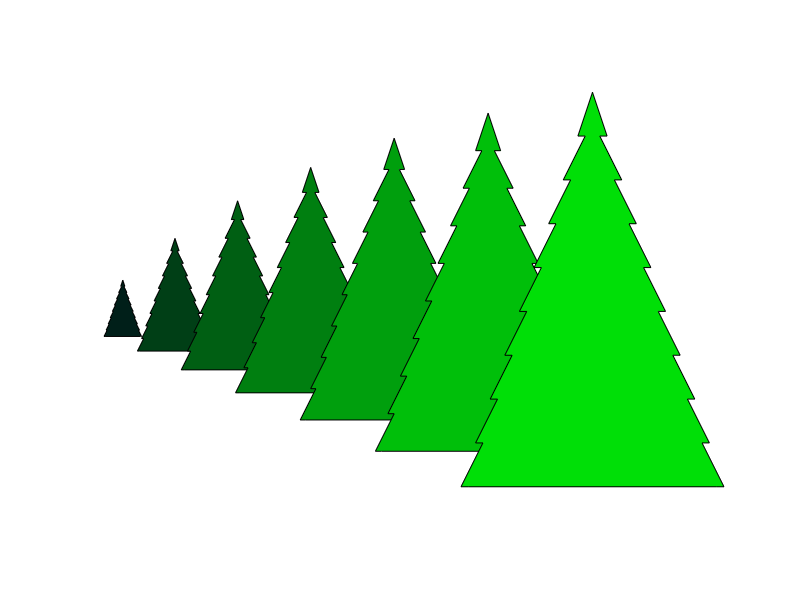

This figure's MATLAB source:
% Charykov Danila #25 task 
green = 31;
blue = 25;
red = 0;
for i = 1:7 %кол-во ёлок
% Первый - красный; Второй - зеленый; Третий - синий
c = [red/255 green/255 blue/255];
C = colormap(c);

x = [0:2:18; 0 1:2:17];
y = [20:-2:1; 20:-2:1]*3;
x = [-fliplr(x(:)') x(:)'];
y = [fliplr(y(:)') y(:)'];

for j = 1:length(x)
    x(j) = x(j) + 5 * (7 + i);
end
for k = 1:length(y)
    y(k) = y(k) - 2 * (7 + i);
end
% Увеличиваем "яркость" зеленого, становится светлее
green = green + 32;
blue = blue - 3;
hold on
axis equal off
fill(x.*i, y.*i, C)
end